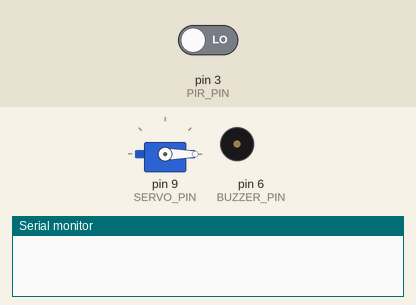
This sketch was run on a simulated Arduino Uno, built with avr-gcc and run on an emulated ATmega328P. On the bench: servo, buzzer (waves = sounding), the last lines printed to the serial monitor. The test bench sets the inputs (shaded band); at power-on: pin 3 (PIR_PIN) LOW.

Above: at 1.2 s.
1.3 s: pin 3 (PIR_PIN) driven HIGH
At 1.7 s:
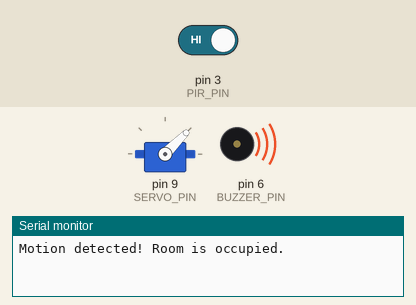
At 2.8 s:
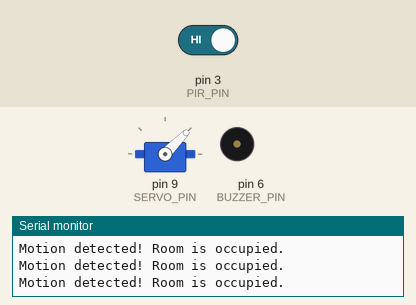
Timing chart, 0 to 4.3 s (numbered marks = the images above; inputs shaded):
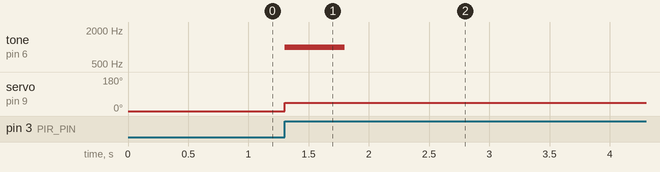

Measured:
- after the input at 1.3 s, tone on pin 6 (BUZZER_PIN): silent → 1000 Hz at once, → silent 0.50 s later; servo on pin 9 (SERVO_PIN): 0° → 45° at once

The sketch:

PIR_with_servo.ino
```cpp
#include <Servo.h>

const int SERVO_PIN = 9;
const int PIR_PIN = 3;
const int BUZZER_PIN = 6;

Servo servo;
bool isOccupied = false;
unsigned long lastMotionTime = 0;
const unsigned long emptyTimeout = 5000; // milliseconds

void setup() {
  pinMode(PIR_PIN, INPUT);
  pinMode(BUZZER_PIN, OUTPUT);
  servo.attach(SERVO_PIN);
  Serial.begin(9600);

  servo.write(0); // Start at "Empty" position
}

void loop() {
  if (digitalRead(PIR_PIN) == HIGH) {
    Serial.println("Motion detected! Room is occupied.");

    if (!isOccupied) {
      isOccupied = true;
      servo.write(45); // Move servo to "Occupied" sign
      tone(BUZZER_PIN, 1000); // Play warning tone
      delay(500);
      noTone(BUZZER_PIN);
    }

    lastMotionTime = millis();
  }

  // Check if 30 seconds have passed with no motion
  unsigned long currentTime = millis();
  if (isOccupied && currentTime - lastMotionTime > emptyTimeout) {
    Serial.println("No motion for 30 seconds. Room is empty.");
    servo.write(0); // Move servo to "Empty" sign
    isOccupied = false;
  }

  delay(100);
}
```
